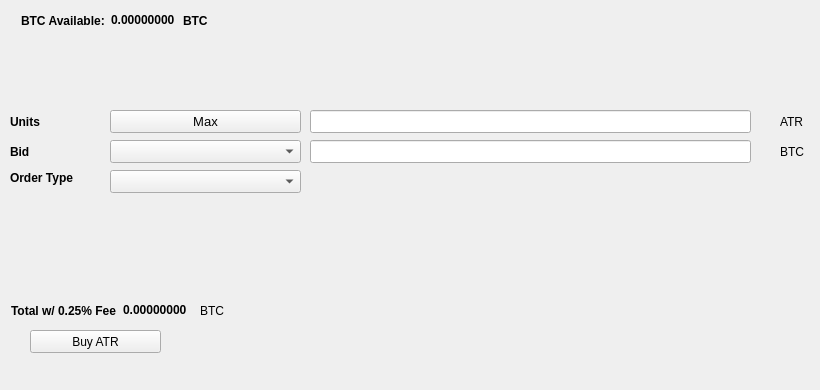
   <widget class="QWidget" name="BuyTab">
    <attribute name="title">
     <string>Buy</string>
    </attribute>
    <widget class="QPushButton" name="BuyATR">
     <property name="geometry">
      <rect>
       <x>30</x>
       <y>330</y>
       <width>131</width>
       <height>23</height>
      </rect>
     </property>
     <property name="text">
      <string>Buy ATR</string>
     </property>
     <property name="icon">
      <iconset resource="../altair2.qrc">
       <normaloff>:/icons/bitcoin</normaloff>:/icons/bitcoin</iconset>
     </property>
    </widget>
    <widget class="QLabel" name="label_3">
     <property name="geometry">
      <rect>
       <x>10</x>
       <y>110</y>
       <width>46</width>
       <height>23</height>
      </rect>
     </property>
     <property name="font">
      <font>
       <weight>75</weight>
       <bold>true</bold>
      </font>
     </property>
     <property name="text">
      <string>Units</string>
     </property>
    </widget>
    <widget class="QLineEdit" name="UnitsInput">
     <property name="geometry">
      <rect>
       <x>310</x>
       <y>110</y>
       <width>441</width>
       <height>23</height>
      </rect>
     </property>
     <property name="font">
      <font>
       <pointsize>9</pointsize>
       <weight>75</weight>
       <bold>true</bold>
      </font>
     </property>
    </widget>
    <widget class="QLineEdit" name="BuyBidPriceEdit">
     <property name="geometry">
      <rect>
       <x>310</x>
       <y>140</y>
       <width>441</width>
       <height>23</height>
      </rect>
     </property>
     <property name="font">
      <font>
       <pointsize>9</pointsize>
       <weight>75</weight>
       <bold>true</bold>
      </font>
     </property>
    </widget>
    <widget class="QLabel" name="label_4">
     <property name="geometry">
      <rect>
       <x>780</x>
       <y>110</y>
       <width>31</width>
       <height>23</height>
      </rect>
     </property>
     <property name="text">
      <string>ATR</string>
     </property>
    </widget>
    <widget class="QLabel" name="label_5">
     <property name="geometry">
      <rect>
       <x>780</x>
       <y>140</y>
       <width>31</width>
       <height>23</height>
      </rect>
     </property>
     <property name="text">
      <string>BTC</string>
     </property>
    </widget>
    <widget class="QLabel" name="label_6">
     <property name="geometry">
      <rect>
       <x>10</x>
       <y>140</y>
       <width>46</width>
       <height>23</height>
      </rect>
     </property>
     <property name="font">
      <font>
       <weight>75</weight>
       <bold>true</bold>
      </font>
     </property>
     <property name="text">
      <string>Bid</string>
     </property>
    </widget>
    <widget class="QLabel" name="label_7">
     <property name="geometry">
      <rect>
       <x>10</x>
       <y>170</y>
       <width>91</width>
       <height>16</height>
      </rect>
     </property>
     <property name="font">
      <font>
       <weight>75</weight>
       <bold>true</bold>
      </font>
     </property>
     <property name="text">
      <string>Order Type</string>
     </property>
    </widget>
    <widget class="QPushButton" name="Buy_Max_Amount">
     <property name="geometry">
      <rect>
       <x>110</x>
       <y>110</y>
       <width>191</width>
       <height>23</height>
      </rect>
     </property>
     <property name="font">
      <font>
       <pointsize>10</pointsize>
      </font>
     </property>
     <property name="text">
      <string>Max</string>
     </property>
    </widget>
    <widget class="QComboBox" name="BuyBidcomboBox">
     <property name="geometry">
      <rect>
       <x>110</x>
       <y>140</y>
       <width>191</width>
       <height>23</height>
      </rect>
     </property>
     <property name="font">
      <font>
       <pointsize>10</pointsize>
      </font>
     </property>
    </widget>
    <widget class="QComboBox" name="buyOrdertypeCombo">
     <property name="geometry">
      <rect>
       <x>110</x>
       <y>170</y>
       <width>191</width>
       <height>23</height>
      </rect>
     </property>
     <property name="font">
      <font>
       <pointsize>10</pointsize>
      </font>
     </property>
    </widget>
    <widget class="QWidget" name="layoutWidget1">
     <property name="geometry">
      <rect>
       <x>21</x>
       <y>11</y>
       <width>227</width>
       <height>19</height>
      </rect>
     </property>
     <layout class="QHBoxLayout" name="horizontalLayout_3">
      <item>
       <widget class="QLabel" name="label232">
        <property name="font">
         <font>
          <weight>75</weight>
          <bold>true</bold>
         </font>
        </property>
        <property name="text">
         <string>BTC Available:</string>
        </property>
       </widget>
      </item>
      <item>
       <widget class="QLabel" name="BtcAvailableLbl">
        <property name="palette">
         <palette>
          <active>
           <colorrole role="WindowText">
            <brush brushstyle="SolidPattern">
             <color alpha="255">
              <red>0</red>
              <green>0</green>
              <blue>0</blue>
             </color>
            </brush>
           </colorrole>
           <colorrole role="Button">
            <brush brushstyle="SolidPattern">
             <color alpha="255">
              <red>0</red>
              <green>170</green>
              <blue>0</blue>
             </color>
            </brush>
           </colorrole>
           <colorrole role="Light">
            <brush brushstyle="SolidPattern">
             <color alpha="255">
              <red>0</red>
              <green>255</green>
              <blue>0</blue>
             </color>
            </brush>
           </colorrole>
           <colorrole role="Midlight">
            <brush brushstyle="SolidPattern">
             <color alpha="255">
              <red>0</red>
              <green>212</green>
              <blue>0</blue>
             </color>
            </brush>
           </colorrole>
           <colorrole role="Dark">
            <brush brushstyle="SolidPattern">
             <color alpha="255">
              <red>0</red>
              <green>85</green>
              <blue>0</blue>
             </color>
            </brush>
           </colorrole>
           <colorrole role="Mid">
            <brush brushstyle="SolidPattern">
             <color alpha="255">
              <red>0</red>
              <green>113</green>
              <blue>0</blue>
             </color>
            </brush>
           </colorrole>
           <colorrole role="Text">
            <brush brushstyle="SolidPattern">
             <color alpha="255">
              <red>0</red>
              <green>170</green>
              <blue>0</blue>
             </color>
            </brush>
           </colorrole>
           <colorrole role="BrightText">
            <brush brushstyle="SolidPattern">
             <color alpha="255">
              <red>255</red>
              <green>255</green>
              <blue>255</blue>
             </color>
            </brush>
           </colorrole>
           <colorrole role="ButtonText">
            <brush brushstyle="SolidPattern">
             <color alpha="255">
              <red>0</red>
              <green>0</green>
              <blue>0</blue>
             </color>
            </brush>
           </colorrole>
           <colorrole role="Base">
            <brush brushstyle="SolidPattern">
             <color alpha="255">
              <red>255</red>
              <green>255</green>
              <blue>255</blue>
             </color>
            </brush>
           </colorrole>
           <colorrole role="Window">
            <brush brushstyle="SolidPattern">
             <color alpha="255">
              <red>0</red>
              <green>170</green>
              <blue>0</blue>
             </color>
            </brush>
           </colorrole>
           <colorrole role="Shadow">
            <brush brushstyle="SolidPattern">
             <color alpha="255">
              <red>0</red>
              <green>0</green>
              <blue>0</blue>
             </color>
            </brush>
           </colorrole>
           <colorrole role="AlternateBase">
            <brush brushstyle="SolidPattern">
             <color alpha="255">
              <red>127</red>
              <green>212</green>
              <blue>127</blue>
             </color>
            </brush>
           </colorrole>
           <colorrole role="ToolTipBase">
            <brush brushstyle="SolidPattern">
             <color alpha="255">
              <red>255</red>
              <green>255</green>
              <blue>220</blue>
             </color>
            </brush>
           </colorrole>
           <colorrole role="ToolTipText">
            <brush brushstyle="SolidPattern">
             <color alpha="255">
              <red>0</red>
              <green>0</green>
              <blue>0</blue>
             </color>
            </brush>
           </colorrole>
          </active>
          <inactive>
           <colorrole role="WindowText">
            <brush brushstyle="SolidPattern">
             <color alpha="255">
              <red>0</red>
              <green>0</green>
              <blue>0</blue>
             </color>
            </brush>
           </colorrole>
           <colorrole role="Button">
            <brush brushstyle="SolidPattern">
             <color alpha="255">
              <red>0</red>
              <green>170</green>
              <blue>0</blue>
             </color>
            </brush>
           </colorrole>
           <colorrole role="Light">
            <brush brushstyle="SolidPattern">
             <color alpha="255">
              <red>0</red>
              <green>255</green>
              <blue>0</blue>
             </color>
            </brush>
           </colorrole>
           <colorrole role="Midlight">
            <brush brushstyle="SolidPattern">
             <color alpha="255">
              <red>0</red>
              <green>212</green>
              <blue>0</blue>
             </color>
            </brush>
           </colorrole>
           <colorrole role="Dark">
            <brush brushstyle="SolidPattern">
             <color alpha="255">
              <red>0</red>
              <green>85</green>
              <blue>0</blue>
             </color>
            </brush>
           </colorrole>
           <colorrole role="Mid">
            <brush brushstyle="SolidPattern">
             <color alpha="255">
              <red>0</red>
              <green>113</green>
              <blue>0</blue>
             </color>
            </brush>
           </colorrole>
           <colorrole role="Text">
            <brush brushstyle="SolidPattern">
             <color alpha="255">
              <red>0</red>
              <green>170</green>
              <blue>0</blue>
             </color>
            </brush>
           </colorrole>
           <colorrole role="BrightText">
            <brush brushstyle="SolidPattern">
             <color alpha="255">
              <red>255</red>
              <green>255</green>
              <blue>255</blue>
             </color>
            </brush>
           </colorrole>
           <colorrole role="ButtonText">
            <brush brushstyle="SolidPattern">
             <color alpha="255">
              <red>0</red>
              <green>0</green>
              <blue>0</blue>
             </color>
            </brush>
           </colorrole>
           <colorrole role="Base">
            <brush brushstyle="SolidPattern">
             <color alpha="255">
              <red>255</red>
              <green>255</green>
              <blue>255</blue>
             </color>
            </brush>
           </colorrole>
           <colorrole role="Window">
            <brush brushstyle="SolidPattern">
             <color alpha="255">
              <red>0</red>
              <green>170</green>
              <blue>0</blue>
             </color>
            </brush>
           </colorrole>
           <colorrole role="Shadow">
            <brush brushstyle="SolidPattern">
             <color alpha="255">
              <red>0</red>
              <green>0</green>
              <blue>0</blue>
             </color>
            </brush>
           </colorrole>
           <colorrole role="AlternateBase">
            <brush brushstyle="SolidPattern">
             <color alpha="255">
              <red>127</red>
              <green>212</green>
              <blue>127</blue>
             </color>
            </brush>
           </colorrole>
           <colorrole role="ToolTipBase">
            <brush brushstyle="SolidPattern">
             <color alpha="255">
              <red>255</red>
              <green>255</green>
              <blue>220</blue>
             </color>
            </brush>
           </colorrole>
           <colorrole role="ToolTipText">
            <brush brushstyle="SolidPattern">
             <color alpha="255">
              <red>0</red>
              <green>0</green>
              <blue>0</blue>
             </color>
            </brush>
           </colorrole>
          </inactive>
          <disabled>
           <colorrole role="WindowText">
            <brush brushstyle="SolidPattern">
             <color alpha="255">
              <red>0</red>
              <green>85</green>
              <blue>0</blue>
             </color>
            </brush>
           </colorrole>
           <colorrole role="Button">
            <brush brushstyle="SolidPattern">
             <color alpha="255">
              <red>0</red>
              <green>170</green>
              <blue>0</blue>
             </color>
            </brush>
           </colorrole>
           <colorrole role="Light">
            <brush brushstyle="SolidPattern">
             <color alpha="255">
              <red>0</red>
              <green>255</green>
              <blue>0</blue>
             </color>
            </brush>
           </colorrole>
           <colorrole role="Midlight">
            <brush brushstyle="SolidPattern">
             <color alpha="255">
              <red>0</red>
              <green>212</green>
              <blue>0</blue>
             </color>
            </brush>
           </colorrole>
           <colorrole role="Dark">
            <brush brushstyle="SolidPattern">
             <color alpha="255">
              <red>0</red>
              <green>85</green>
              <blue>0</blue>
             </color>
            </brush>
           </colorrole>
           <colorrole role="Mid">
            <brush brushstyle="SolidPattern">
             <color alpha="255">
              <red>0</red>
              <green>113</green>
              <blue>0</blue>
             </color>
            </brush>
           </colorrole>
           <colorrole role="Text">
            <brush brushstyle="SolidPattern">
             <color alpha="255">
              <red>0</red>
              <green>85</green>
              <blue>0</blue>
             </color>
            </brush>
           </colorrole>
           <colorrole role="BrightText">
            <brush brushstyle="SolidPattern">
             <color alpha="255">
              <red>255</red>
              <green>255</green>
              <blue>255</blue>
             </color>
            </brush>
           </colorrole>
           <colorrole role="ButtonText">
            <brush brushstyle="SolidPattern">
             <color alpha="255">
              <red>0</red>
              <green>85</green>
              <blue>0</blue>
             </color>
            </brush>
           </colorrole>
           <colorrole role="Base">
            <brush brushstyle="SolidPattern">
             <color alpha="255">
              <red>0</red>
              <green>170</green>
              <blue>0</blue>
             </color>
            </brush>
           </colorrole>
           <colorrole role="Window">
            <brush brushstyle="SolidPattern">
             <color alpha="255">
              <red>0</red>
              <green>170</green>
              <blue>0</blue>
             </color>
            </brush>
           </colorrole>
           <colorrole role="Shadow">
            <brush brushstyle="SolidPattern">
             <color alpha="255">
              <red>0</red>
              <green>0</green>
              <blue>0</blue>
             </color>
            </brush>
           </colorrole>
           <colorrole role="AlternateBase">
            <brush brushstyle="SolidPattern">
             <color alpha="255">
              <red>0</red>
              <green>170</green>
              <blue>0</blue>
             </color>
            </brush>
           </colorrole>
           <colorrole role="ToolTipBase">
            <brush brushstyle="SolidPattern">
             <color alpha="255">
              <red>255</red>
              <green>255</green>
              <blue>220</blue>
             </color>
            </brush>
           </colorrole>
           <colorrole role="ToolTipText">
            <brush brushstyle="SolidPattern">
             <color alpha="255">
              <red>0</red>
              <green>0</green>
              <blue>0</blue>
             </color>
            </brush>
           </colorrole>
          </disabled>
         </palette>
        </property>
        <property name="font">
         <font>
          <weight>75</weight>
          <bold>true</bold>
         </font>
        </property>
        <property name="text">
         <string>0.00000000</string>
        </property>
        <property name="textInteractionFlags">
         <set>Qt::LinksAccessibleByMouse|Qt::TextSelectableByKeyboard|Qt::TextSelectableByMouse</set>
        </property>
       </widget>
      </item>
      <item>
       <widget class="QLabel" name="BtcAvailableLbl_2">
        <property name="font">
         <font>
          <weight>75</weight>
          <bold>true</bold>
         </font>
        </property>
        <property name="text">
         <string>BTC</string>
        </property>
       </widget>
      </item>
     </layout>
    </widget>
    <widget class="QWidget" name="layoutWidge2">
     <property name="geometry">
      <rect>
       <x>11</x>
       <y>301</y>
       <width>259</width>
       <height>19</height>
      </rect>
     </property>
     <layout class="QHBoxLayout" name="horizontalLayout_4">
      <item>
       <widget class="QLabel" name="label_9">
        <property name="font">
         <font>
          <weight>75</weight>
          <bold>true</bold>
         </font>
        </property>
        <property name="text">
         <string>Total w/ 0.25% Fee</string>
        </property>
       </widget>
      </item>
      <item>
       <widget class="QLabel" name="BuyCostLabel">
        <property name="palette">
         <palette>
          <active>
           <colorrole role="WindowText">
            <brush brushstyle="SolidPattern">
             <color alpha="255">
              <red>0</red>
              <green>0</green>
              <blue>0</blue>
             </color>
            </brush>
           </colorrole>
           <colorrole role="Button">
            <brush brushstyle="SolidPattern">
             <color alpha="255">
              <red>0</red>
              <green>170</green>
              <blue>0</blue>
             </color>
            </brush>
           </colorrole>
           <colorrole role="Light">
            <brush brushstyle="SolidPattern">
             <color alpha="255">
              <red>0</red>
              <green>255</green>
              <blue>0</blue>
             </color>
            </brush>
           </colorrole>
           <colorrole role="Midlight">
            <brush brushstyle="SolidPattern">
             <color alpha="255">
              <red>0</red>
              <green>212</green>
              <blue>0</blue>
             </color>
            </brush>
           </colorrole>
           <colorrole role="Dark">
            <brush brushstyle="SolidPattern">
             <color alpha="255">
              <red>0</red>
              <green>85</green>
              <blue>0</blue>
             </color>
            </brush>
           </colorrole>
           <colorrole role="Mid">
            <brush brushstyle="SolidPattern">
             <color alpha="255">
              <red>0</red>
              <green>113</green>
              <blue>0</blue>
             </color>
            </brush>
           </colorrole>
           <colorrole role="Text">
            <brush brushstyle="SolidPattern">
             <color alpha="255">
              <red>0</red>
              <green>170</green>
              <blue>0</blue>
             </color>
            </brush>
           </colorrole>
           <colorrole role="BrightText">
            <brush brushstyle="SolidPattern">
             <color alpha="255">
              <red>255</red>
              <green>255</green>
              <blue>255</blue>
             </color>
            </brush>
           </colorrole>
           <colorrole role="ButtonText">
            <brush brushstyle="SolidPattern">
             <color alpha="255">
              <red>0</red>
              <green>0</green>
              <blue>0</blue>
             </color>
            </brush>
           </colorrole>
           <colorrole role="Base">
            <brush brushstyle="SolidPattern">
             <color alpha="255">
              <red>255</red>
              <green>255</green>
              <blue>255</blue>
             </color>
            </brush>
           </colorrole>
           <colorrole role="Window">
            <brush brushstyle="SolidPattern">
             <color alpha="255">
              <red>0</red>
              <green>170</green>
              <blue>0</blue>
             </color>
            </brush>
           </colorrole>
           <colorrole role="Shadow">
            <brush brushstyle="SolidPattern">
             <color alpha="255">
              <red>0</red>
              <green>0</green>
              <blue>0</blue>
             </color>
            </brush>
           </colorrole>
           <colorrole role="AlternateBase">
            <brush brushstyle="SolidPattern">
             <color alpha="255">
              <red>127</red>
              <green>212</green>
              <blue>127</blue>
             </color>
            </brush>
           </colorrole>
           <colorrole role="ToolTipBase">
            <brush brushstyle="SolidPattern">
             <color alpha="255">
              <red>255</red>
              <green>255</green>
              <blue>220</blue>
             </color>
            </brush>
           </colorrole>
           <colorrole role="ToolTipText">
            <brush brushstyle="SolidPattern">
             <color alpha="255">
              <red>0</red>
              <green>0</green>
              <blue>0</blue>
             </color>
            </brush>
           </colorrole>
          </active>
          <inactive>
           <colorrole role="WindowText">
            <brush brushstyle="SolidPattern">
             <color alpha="255">
              <red>0</red>
              <green>0</green>
              <blue>0</blue>
             </color>
            </brush>
           </colorrole>
           <colorrole role="Button">
            <brush brushstyle="SolidPattern">
             <color alpha="255">
              <red>0</red>
              <green>170</green>
              <blue>0</blue>
             </color>
            </brush>
           </colorrole>
           <colorrole role="Light">
            <brush brushstyle="SolidPattern">
             <color alpha="255">
              <red>0</red>
              <green>255</green>
              <blue>0</blue>
             </color>
            </brush>
           </colorrole>
           <colorrole role="Midlight">
            <brush brushstyle="SolidPattern">
             <color alpha="255">
              <red>0</red>
              <green>212</green>
              <blue>0</blue>
             </color>
            </brush>
           </colorrole>
           <colorrole role="Dark">
            <brush brushstyle="SolidPattern">
             <color alpha="255">
              <red>0</red>
              <green>85</green>
              <blue>0</blue>
             </color>
            </brush>
           </colorrole>
           <colorrole role="Mid">
            <brush brushstyle="SolidPattern">
             <color alpha="255">
              <red>0</red>
              <green>113</green>
              <blue>0</blue>
             </color>
            </brush>
           </colorrole>
           <colorrole role="Text">
            <brush brushstyle="SolidPattern">
             <color alpha="255">
              <red>0</red>
              <green>170</green>
              <blue>0</blue>
             </color>
            </brush>
           </colorrole>
           <colorrole role="BrightText">
            <brush brushstyle="SolidPattern">
             <color alpha="255">
              <red>255</red>
              <green>255</green>
              <blue>255</blue>
             </color>
            </brush>
           </colorrole>
           <colorrole role="ButtonText">
            <brush brushstyle="SolidPattern">
             <color alpha="255">
              <red>0</red>
              <green>0</green>
              <blue>0</blue>
             </color>
            </brush>
           </colorrole>
           <colorrole role="Base">
            <brush brushstyle="SolidPattern">
             <color alpha="255">
              <red>255</red>
              <green>255</green>
              <blue>255</blue>
             </color>
            </brush>
           </colorrole>
           <colorrole role="Window">
            <brush brushstyle="SolidPattern">
             <color alpha="255">
              <red>0</red>
              <green>170</green>
              <blue>0</blue>
             </color>
            </brush>
           </colorrole>
           <colorrole role="Shadow">
            <brush brushstyle="SolidPattern">
             <color alpha="255">
              <red>0</red>
              <green>0</green>
              <blue>0</blue>
             </color>
            </brush>
           </colorrole>
           <colorrole role="AlternateBase">
            <brush brushstyle="SolidPattern">
             <color alpha="255">
              <red>127</red>
              <green>212</green>
              <blue>127</blue>
             </color>
            </brush>
           </colorrole>
           <colorrole role="ToolTipBase">
            <brush brushstyle="SolidPattern">
             <color alpha="255">
              <red>255</red>
              <green>255</green>
              <blue>220</blue>
             </color>
            </brush>
           </colorrole>
           <colorrole role="ToolTipText">
            <brush brushstyle="SolidPattern">
             <color alpha="255">
              <red>0</red>
              <green>0</green>
              <blue>0</blue>
             </color>
            </brush>
           </colorrole>
          </inactive>
          <disabled>
           <colorrole role="WindowText">
            <brush brushstyle="SolidPattern">
             <color alpha="255">
              <red>0</red>
              <green>85</green>
              <blue>0</blue>
             </color>
            </brush>
           </colorrole>
           <colorrole role="Button">
            <brush brushstyle="SolidPattern">
             <color alpha="255">
              <red>0</red>
              <green>170</green>
              <blue>0</blue>
             </color>
            </brush>
           </colorrole>
           <colorrole role="Light">
            <brush brushstyle="SolidPattern">
             <color alpha="255">
              <red>0</red>
              <green>255</green>
              <blue>0</blue>
             </color>
            </brush>
           </colorrole>
           <colorrole role="Midlight">
            <brush brushstyle="SolidPattern">
             <color alpha="255">
              <red>0</red>
              <green>212</green>
              <blue>0</blue>
             </color>
            </brush>
           </colorrole>
           <colorrole role="Dark">
            <brush brushstyle="SolidPattern">
             <color alpha="255">
              <red>0</red>
              <green>85</green>
              <blue>0</blue>
             </color>
            </brush>
           </colorrole>
           <colorrole role="Mid">
            <brush brushstyle="SolidPattern">
             <color alpha="255">
              <red>0</red>
              <green>113</green>
              <blue>0</blue>
             </color>
            </brush>
           </colorrole>
           <colorrole role="Text">
            <brush brushstyle="SolidPattern">
             <color alpha="255">
              <red>0</red>
              <green>85</green>
              <blue>0</blue>
             </color>
            </brush>
           </colorrole>
           <colorrole role="BrightText">
            <brush brushstyle="SolidPattern">
             <color alpha="255">
              <red>255</red>
              <green>255</green>
              <blue>255</blue>
             </color>
            </brush>
           </colorrole>
           <colorrole role="ButtonText">
            <brush brushstyle="SolidPattern">
             <color alpha="255">
              <red>0</red>
              <green>85</green>
              <blue>0</blue>
             </color>
            </brush>
           </colorrole>
           <colorrole role="Base">
            <brush brushstyle="SolidPattern">
             <color alpha="255">
              <red>0</red>
              <green>170</green>
              <blue>0</blue>
             </color>
            </brush>
           </colorrole>
           <colorrole role="Window">
            <brush brushstyle="SolidPattern">
             <color alpha="255">
              <red>0</red>
              <green>170</green>
              <blue>0</blue>
             </color>
            </brush>
           </colorrole>
           <colorrole role="Shadow">
            <brush brushstyle="SolidPattern">
             <color alpha="255">
              <red>0</red>
              <green>0</green>
              <blue>0</blue>
             </color>
            </brush>
           </colorrole>
           <colorrole role="AlternateBase">
            <brush brushstyle="SolidPattern">
             <color alpha="255">
              <red>0</red>
              <green>170</green>
              <blue>0</blue>
             </color>
            </brush>
           </colorrole>
           <colorrole role="ToolTipBase">
            <brush brushstyle="SolidPattern">
             <color alpha="255">
              <red>255</red>
              <green>255</green>
              <blue>220</blue>
             </color>
            </brush>
           </colorrole>
           <colorrole role="ToolTipText">
            <brush brushstyle="SolidPattern">
             <color alpha="255">
              <red>0</red>
              <green>0</green>
              <blue>0</blue>
             </color>
            </brush>
           </colorrole>
          </disabled>
         </palette>
        </property>
        <property name="font">
         <font>
          <weight>75</weight>
          <bold>true</bold>
         </font>
        </property>
        <property name="autoFillBackground">
         <bool>false</bool>
        </property>
        <property name="text">
         <string>0.00000000</string>
        </property>
        <property name="textInteractionFlags">
         <set>Qt::LinksAccessibleByMouse|Qt::TextSelectableByMouse</set>
        </property>
       </widget>
      </item>
      <item>
       <widget class="QLabel" name="label_10">
        <property name="font">
         <font>
          <weight>50</weight>
          <bold>false</bold>
         </font>
        </property>
        <property name="text">
         <string>BTC</string>
        </property>
       </widget>
      </item>
     </layout>
    </widget>
    <widget class="QLabel" name="label_24">
     <property name="geometry">
      <rect>
       <x>460</x>
       <y>300</y>
       <width>281</width>
       <height>81</height>
      </rect>
     </property>
     <property name="text">
      <string/>
     </property>
     <property name="pixmap">
      <pixmap>:/images/bittrex</pixmap>
     </property>
    </widget>
   </widget>
